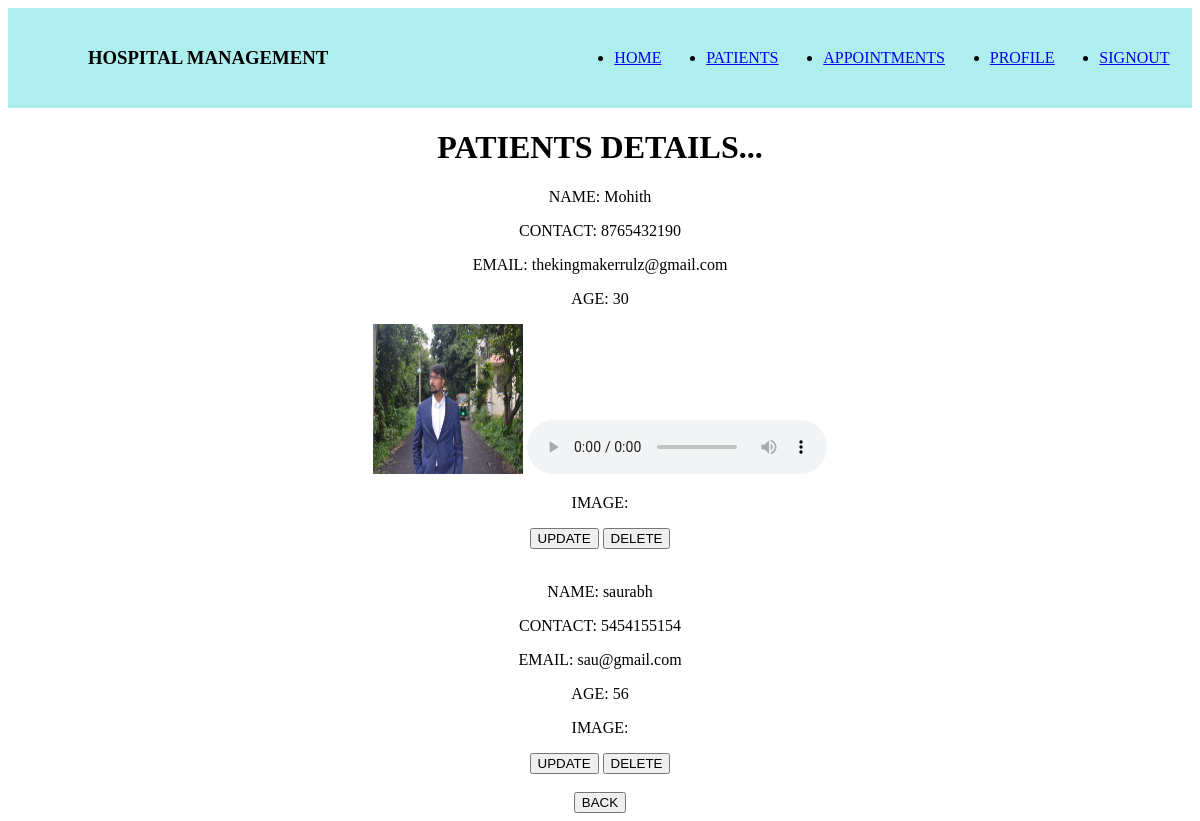
Page /base/display_patients (signed in) on the committed database.
### base/models.py (models this page shows, shortened)
class Patients(models.Model):
    pname = models.CharField(max_length=100)
    pphno = models.IntegerField()
    pemail = models.EmailField()
    page = models.IntegerField()
    pat_pic = models.ImageField(upload_to='images', null=True, blank=True)
    pat_symp = models.FileField(upload_to='audio', null=True, blank=True)

### base/views.py (the view)
# urls.py: path('display_patients', views.display_patients, name = 'display_pat'),
@login_required(login_url='signin')
def display_patients(request):
    records = Patients.objects.all()
    return render(request, 'display_patients.html', {'data':records})

### base/templates/display_patients.html (shortened to what this page needs)
{% extends "main.html" %}
{% block content %}
    <h1>PATIENTS DETAILS...</h1>
    {% for i in data %}
        <p>NAME: {{ i.pname }}</p>
        <p>CONTACT: {{ i.pphno }}</p>
        <p>EMAIL: {{ i.pemail }}</p>
        <p>AGE: {{ i.page }}</p>
        {% if i.pat_pic %}
            <img src="{{ i.pat_pic.url }}" height="150px" width="150px">
        {% endif %}
        {% if i.pat_symp %}
            <audio src="{{ i.pat_symp.url }}" controls></audio>
        {% endif %}
        <p>IMAGE: </p>
        <a href="{% url 'update_pat' i.id %}"><button>UPDATE</button></a>
        <a href="{% url 'delete_pat' i.id %}"><button>DELETE</button></a>
        <br><br>
    {% endfor %}
<a href="{% url 'create_pat' %}"><button>BACK</button></a>
{% endblock content %}

### rows in the picture
Patients: pname "Mohith", pphno "8765432190", pemail "thekingmakerrulz@gmail.com", page "30", pat_pic (picture)
Patients: pname "saurabh", pphno "5454155154", pemail "sau@gmail.com", page "56"
